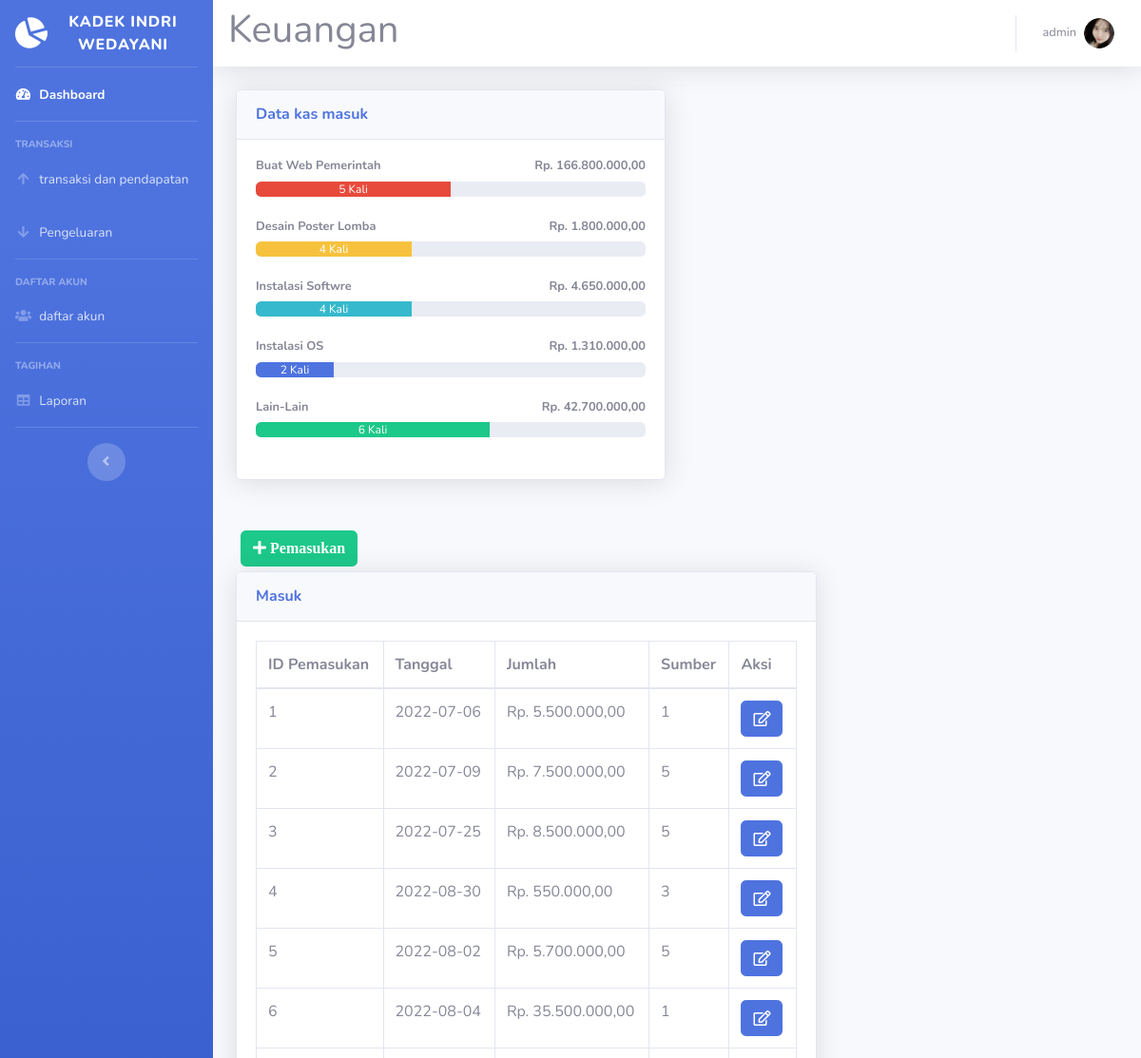
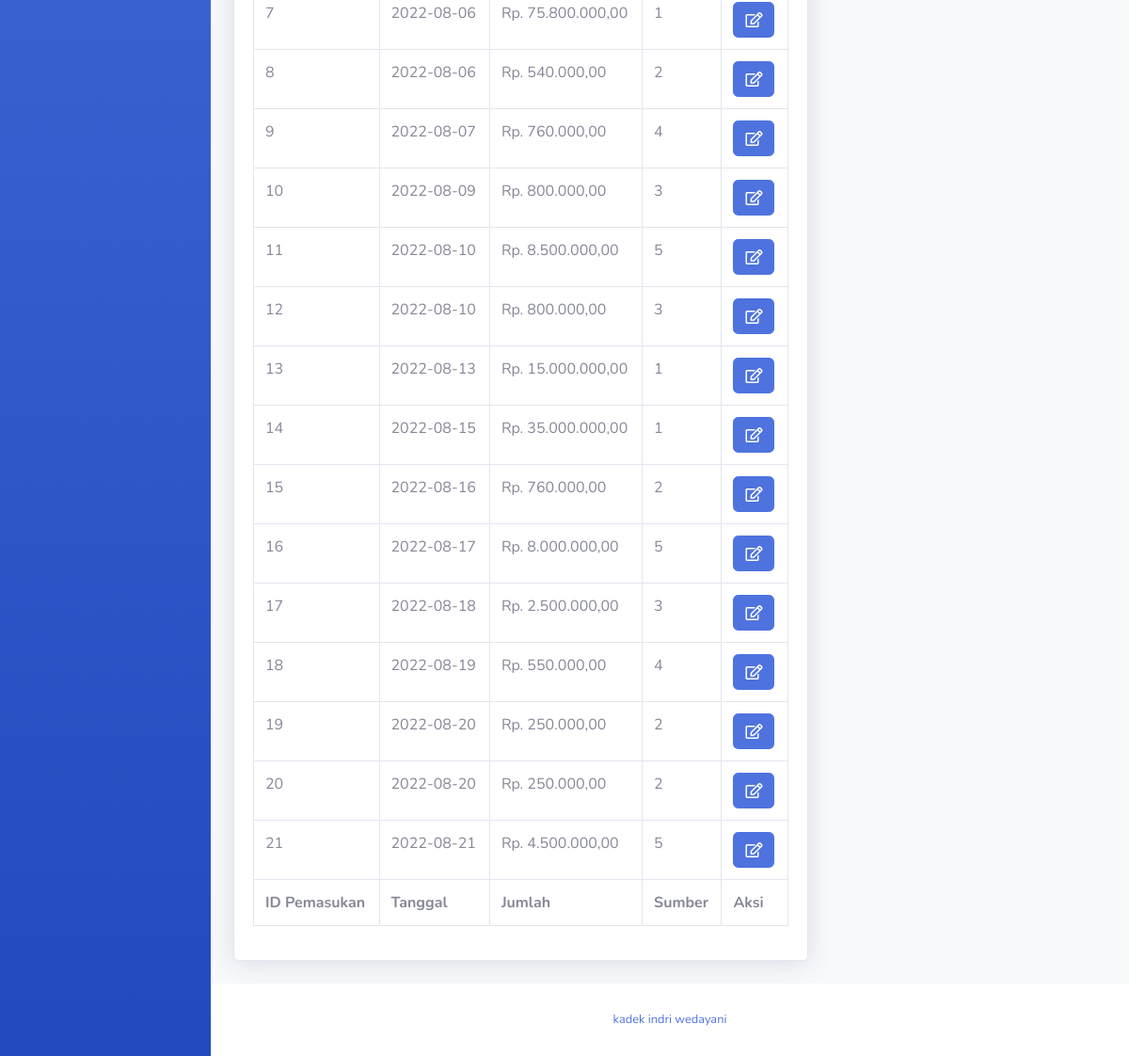
The page /pendapatan.php (signed in) on the database its author committed (2 pictures, top to bottom).
### tables this page shows
CREATE TABLE `sumber` (
  `id_sumber` int(11) NOT NULL,
  `nama` varchar(40) NOT NULL
);

CREATE TABLE `pemasukan` (
  `id_pemasukan` int(11) NOT NULL,
  `tgl_pemasukan` date NOT NULL,
  `jumlah` int(11) NOT NULL,
  `id_sumber` int(11) NOT NULL
);

### pendapatan.php (the view, shortened to what this page needs)
<!DOCTYPE html>
<html lang="en">
<head>
  <link href="vendor/fontawesome-free/css/all.min.css" rel="stylesheet" type="text/css">
  <link href="css/sb-admin-2.min.css" rel="stylesheet">
</head>
<body id="page-top">
<?php
require 'koneksi.php';
require ('sidebar.php'); ?>
      <div id="content">
<?php require ('navbar.php'); ?>
        <div class="container-fluid">
          <div class="row">
            <div class="col-lg-6 mb-4">
              <div class="card shadow mb-4">
                <div class="card-header py-3">
                  <h6 class="m-0 font-weight-bold text-primary">Data kas masuk</h6>
                </div>
                <div class="card-body">
				<?php
				$namasumber1 = mysqli_query($koneksi,"SELECT * FROM `sumber` where id_sumber= 1 ");
				$sumbern1= mysqli_fetch_assoc($namasumber1);
				$namasumber2 = mysqli_query($koneksi,"SELECT * FROM `sumber` where id_sumber= 2 ");
				$sumbern2= mysqli_fetch_assoc($namasumber2);
				$namasumber3 = mysqli_query($koneksi,"SELECT * FROM `sumber` where id_sumber= 3 ");
				$sumbern3= mysqli_fetch_assoc($namasumber3);
				$namasumber4 = mysqli_query($koneksi,"SELECT * FROM `sumber` where id_sumber= 4 ");
				$sumbern4= mysqli_fetch_assoc($namasumber4);
				$namasumber5 = mysqli_query($koneksi,"SELECT * FROM `sumber` where id_sumber= 5 ");
				$sumbern5= mysqli_fetch_assoc($namasumber5);
				$hasil1=mysqli_query($koneksi,"SELECT * FROM pemasukan where id_sumber = 1");
				while ($jumlah1=mysqli_fetch_array($hasil1)){
				$arrayhasil1[] = $jumlah1['jumlah'];
				}
				$jumlahhasil1 = array_sum($arrayhasil1);
				$hasil2=mysqli_query($koneksi,"SELECT * FROM pemasukan where id_sumber = 2");
				while ($jumlah2=mysqli_fetch_array($hasil2)){
				$arrayhasil2[] = $jumlah2['jumlah'];
				}
				$jumlahhasil2 = array_sum($arrayhasil2);
				$hasil3=mysqli_query($koneksi,"SELECT * FROM pemasukan where id_sumber = 3");
				while ($jumlah3=mysqli_fetch_array($hasil3)){
				$arrayhasil3[] = $jumlah3['jumlah'];
				}
				$jumlahhasil3 = array_sum($arrayhasil3);
				$hasil4=mysqli_query($koneksi,"SELECT * FROM pemasukan where id_sumber = 4");
				while ($jumlah4=mysqli_fetch_array($hasil4)){
				$arrayhasil4[] = $jumlah4['jumlah'];
				}
				$jumlahhasil4 = array_sum($arrayhasil4);
				$hasil5=mysqli_query($koneksi,"SELECT * FROM pemasukan where id_sumber = 5");
				while ($jumlah5=mysqli_fetch_array($hasil5)){
				$arrayhasil5[] = $jumlah5['jumlah'];
				}
				$jumlahhasil5 = array_sum($arrayhasil5);
				$sumber1 = mysqli_query($koneksi,"SELECT id_sumber FROM pemasukan where id_sumber ='1'");
				$sumber1text = mysqli_num_rows($sumber1);
				$sumber1 = mysqli_num_rows($sumber1);
				$sumber1 = $sumber1 * 10;
				$sumber2 = mysqli_query($koneksi,"SELECT id_sumber FROM pemasukan where id_sumber ='2'");
				$sumber2text = mysqli_num_rows($sumber2);
				$sumber2 = mysqli_num_rows($sumber2);
				$sumber2 = $sumber2 * 10;
				$sumber3 = mysqli_query($koneksi,"SELECT id_sumber FROM pemasukan where id_sumber ='3'");
				$sumber3text = mysqli_num_rows($sumber3);
				$sumber3 = mysqli_num_rows($sumber3);
				$sumber3 = $sumber3 * 10;
				$sumber4 = mysqli_query($koneksi,"SELECT id_sumber FROM pemasukan where id_sumber ='4'");
				$sumber4text = mysqli_num_rows($sumber4);
				$sumber4 = mysqli_num_rows($sumber4);
				$sumber4 = $sumber4 * 10;
				$sumber5 = mysqli_query($koneksi,"SELECT id_sumber FROM pemasukan where id_sumber ='5'");
				$sumber5text = mysqli_num_rows($sumber5);
				$sumber5 = mysqli_num_rows($sumber5);
				$sumber5 = $sumber5 * 10;
				echo '
                  <h4 class="small font-weight-bold">'.$sumbern1['nama'].'<span class="float-right">Rp. '.number_format($jumlahhasil1,2,',','.').'</span></h4>
                  <div class="progress mb-4">
                    <div class="progress-bar bg-danger" role="progressbar" style="width:'.$sumber1.'%" aria-valuenow="50" aria-valuemin="0" aria-valuemax="100">'.$sumber1text.' Kali</div>
                  </div>
				  <h4 class="small font-weight-bold">'.$sumbern2['nama'].'<span class="float-right">Rp. '.number_format($jumlahhasil2,2,',','.').'</span></h4>
                  <div class="progress mb-4">
                    <div class="progress-bar bg-warning" role="progressbar" style="width:'.$sumber2.'%" aria-valuenow="50" aria-valuemin="0" aria-valuemax="100">'.$sumber2text.' Kali</div>
                  </div>
				  <h4 class="small font-weight-bold">'.$sumbern3['nama'].'<span class="float-right">Rp. '.number_format($jumlahhasil3,2,',','.').'</span></h4>
                  <div class="progress mb-4">
                    <div class="progress-bar bg-info" role="progressbar" style="width:'.$sumber3.'%" aria-valuenow="50" aria-valuemin="0" aria-valuemax="100">'.$sumber3text.' Kali</div>
                  </div>
				  <h4 class="small font-weight-bold">'.$sumbern4['nama'].'<span class="float-right">Rp. '.number_format($jumlahhasil4,2,',','.').'</span></h4>
                  <div class="progress mb-4">
                    <div class="progress-bar bg-primary" role="progressbar" style="width:'.$sumber4.'%" aria-valuenow="50" aria-valuemin="0" aria-valuemax="100">'.$sumber4text.' Kali</div>
                  </div>
				  <h4 class="small font-weight-bold">'.$sumbern5['nama'].'<span class="float-right">Rp. '.number_format($jumlahhasil5,2,',','.').'</span></h4>
                  <div class="progress mb-4">
                    <div class="progress-bar bg-success" role="progressbar" style="width:'.$sumber5.'%" aria-valuenow="50" aria-valuemin="0" aria-valuemax="100">'.$sumber5text.' Kali</div>
                  </div>';
				  ?>
                </div>
              </div>
			  </div>
					   <div class="col-xl-8 col-lg-7">
					   <button type="button" class="btn btn-success" style="margin:5px" data-toggle="modal" data-target="#myModalTambah"><i class="fa fa-plus"> Pemasukan</i></button><br>
          <div class="card shadow mb-4">
            <div class="card-header py-3">
              <h6 class="m-0 font-weight-bold text-primary"> Masuk</h6>
            </div>
            <div class="card-body">
              <div class="table-responsive">
               <table class="table table-bordered" id="dataTable" width="100%" cellspacing="0">
                  <thead>
                    <tr>
                      <th>ID Pemasukan</th>
                      <th>Tanggal</th>
                      <th>Jumlah</th>
                      <th>Sumber</th>
					  <th>Aksi</th>
                    </tr>
                  </thead>
                  <tfoot>
                    <tr>
                      <th>ID Pemasukan</th>
                      <th>Tanggal</th>
                      <th>Jumlah</th>
                      <th>Sumber</th>
                      <th>Aksi</th>
                    </tr>
                  </tfoot>
                  <tbody>
				  <?php
$query = mysqli_query($koneksi,"SELECT * FROM pemasukan");
while ($data = mysqli_fetch_assoc($query))
{
?>
                    <tr>
                      <td><?=$data['id_pemasukan']?></td>
                      <td><?=$data['tgl_pemasukan']?></td>
                      <td>Rp. <?=number_format($data['jumlah'],2,',','.');?></td>
                      <td><?=$data['id_sumber']?></td>
					  <td>
<a href="#" type="button" class=" fa fa-edit btn btn-primary btn-md" data-toggle="modal" data-target="#myModal<?php echo $data['id_pemasukan']; ?>"></a>
</td>
</tr>
  </div>
<?php
}
?>
<?php require 'footer.php'?>
</body>
</html>

### sidebar.php
<div id="wrapper">
  <ul class="navbar-nav bg-gradient-primary sidebar sidebar-dark accordion" id="accordionSidebar">
    <a class="sidebar-brand d-flex align-items-center justify-content-center" href="index.php">
      <div class="sidebar-brand-icon rotate-n-15">
        <i class="fas fa-chart-pie"></i>
      </div>
      <div class="sidebar-brand-text mx-3">kadek indri wedayani</div>
    </a>
    <hr class="sidebar-divider my-0">
    <li class="nav-item active">
      <a class="nav-link" href="index.php">
        <i class="fas fa-fw fa-tachometer-alt"></i>
        <span>Dashboard</span></a>
    </li>
    <hr class="sidebar-divider">
    <div class="sidebar-heading">
      Transaksi
    </div>
    <li class="nav-item">
      <a class="nav-link collapsed" href="pendapatan.php">
        <i class="fas fa-fw fa-arrow-up"></i>
        <span>transaksi dan pendapatan</span>
      </a>
    </li>
    <li class="nav-item">
      <a class="nav-link collapsed" href="pengeluaran.php" >
        <i class="fas fa-fw fa-arrow-down"></i>
        <span>Pengeluaran</span>
      </a>
    </li>
    <hr class="sidebar-divider">
    <div class="sidebar-heading">
      daftar akun
    </div>
    <li class="nav-item">
      <a class="nav-link collapsed" href="karyawan.php">
        <i class="fas fa-fw fa-users"></i>
        <span>daftar akun</span>
      </a>
    </li>
    <hr class="sidebar-divider">
    <div class="sidebar-heading">
      Tagihan
    </div>
    <li class="nav-item">
      <a class="nav-link" href="laporan.php">
        <i class="fas fa-fw fa-table"></i>
        <span>Laporan</span></a>
    </li>
    <hr class="sidebar-divider d-none d-md-block">
    <div class="text-center d-none d-md-inline">
      <button class="rounded-circle border-0" id="sidebarToggle"></button>
    </div>
  </ul>
  <div id="content-wrapper" class="d-flex flex-column">

### navbar.php (shortened to what this page needs)
        <nav class="navbar navbar-expand navbar-light bg-white topbar mb-4 static-top shadow">
		<h1>Keuangan</h1>
<?php require 'user.php'; ?>
        </nav>

### user.php (shortened to what this page needs)
<ul class="navbar-nav ml-auto">
  <li class="nav-item dropdown no-arrow">
    <a class="nav-link dropdown-toggle" href="#" id="userDropdown" role="button" data-toggle="dropdown" aria-haspopup="true" aria-expanded="false">
      <span class="mr-2 d-none d-lg-inline text-gray-600 small"><?=$_SESSION['nama']?></span>
      <img class="img-profile rounded-circle" src="img/kadek.png">
    </a>
  </li>
</ul>

### footer.php
<footer class="sticky-footer bg-white">
  <div class="container my-auto">
    <div class="copyright text-center my-auto">
      <span> <a href='https://sharecodingan.blogspot.com/' title='sharecodingan.blogspot.com' target='_blank'>kadek indri wedayani</a>
      </span>
    </div>
  </div>
</footer>

### rows shown on the page
sumber: nama "Buat Web Pemerintah"
sumber: nama "Desain Poster Lomba"
sumber: nama "Instalasi Softwre"
sumber: nama "Instalasi OS"
sumber: nama "Lain-Lain"
pemasukan: id_pemasukan "1", tgl_pemasukan "2022-07-06", jumlah "5.500.000,00", id_sumber "1"
pemasukan: id_pemasukan "2", tgl_pemasukan "2022-07-09", jumlah "7.500.000,00", id_sumber "5"
pemasukan: id_pemasukan "3", tgl_pemasukan "2022-07-25", jumlah "8.500.000,00", id_sumber "5"
pemasukan: id_pemasukan "4", tgl_pemasukan "2022-08-30", jumlah "550.000,00", id_sumber "3"
pemasukan: id_pemasukan "5", tgl_pemasukan "2022-08-02", jumlah "5.700.000,00", id_sumber "5"
pemasukan: id_pemasukan "6", tgl_pemasukan "2022-08-04", jumlah "35.500.000,00", id_sumber "1"
pemasukan: id_pemasukan "7", tgl_pemasukan "2022-08-06", jumlah "75.800.000,00", id_sumber "1"
pemasukan: id_pemasukan "8", tgl_pemasukan "2022-08-06", jumlah "540.000,00", id_sumber "2"
pemasukan: id_pemasukan "9", tgl_pemasukan "2022-08-07", jumlah "760.000,00", id_sumber "4"
pemasukan: id_pemasukan "10", tgl_pemasukan "2022-08-09", jumlah "800.000,00", id_sumber "3"
pemasukan: id_pemasukan "11", tgl_pemasukan "2022-08-10", jumlah "8.500.000,00", id_sumber "5"
pemasukan: id_pemasukan "12", tgl_pemasukan "2022-08-10", jumlah "800.000,00", id_sumber "3"
pemasukan: id_pemasukan "13", tgl_pemasukan "2022-08-13", jumlah "15.000.000,00", id_sumber "1"
pemasukan: id_pemasukan "14", tgl_pemasukan "2022-08-15", jumlah "35.000.000,00", id_sumber "1"
pemasukan: id_pemasukan "15", tgl_pemasukan "2022-08-16", jumlah "760.000,00", id_sumber "2"
pemasukan: id_pemasukan "16", tgl_pemasukan "2022-08-17", jumlah "8.000.000,00", id_sumber "5"
pemasukan: id_pemasukan "17", tgl_pemasukan "2022-08-18", jumlah "2.500.000,00", id_sumber "3"
pemasukan: id_pemasukan "18", tgl_pemasukan "2022-08-19", jumlah "550.000,00", id_sumber "4"
pemasukan: id_pemasukan "19", tgl_pemasukan "2022-08-20", jumlah "250.000,00", id_sumber "2"
pemasukan: id_pemasukan "20", tgl_pemasukan "2022-08-20", jumlah "250.000,00", id_sumber "2"
pemasukan: id_pemasukan "21", tgl_pemasukan "2022-08-21", jumlah "4.500.000,00", id_sumber "5"

### other values the page prints
$_SESSION['nama'] "admin"
$jumlahhasil1 "166.800.000,00"
$sumber1text "5"
$jumlahhasil2 "1.800.000,00"
$sumber2text "4"
$jumlahhasil3 "4.650.000,00"
$sumber3text "4"
$jumlahhasil4 "1.310.000,00"
$sumber4text "2"
$jumlahhasil5 "42.700.000,00"
$sumber5text "6"
